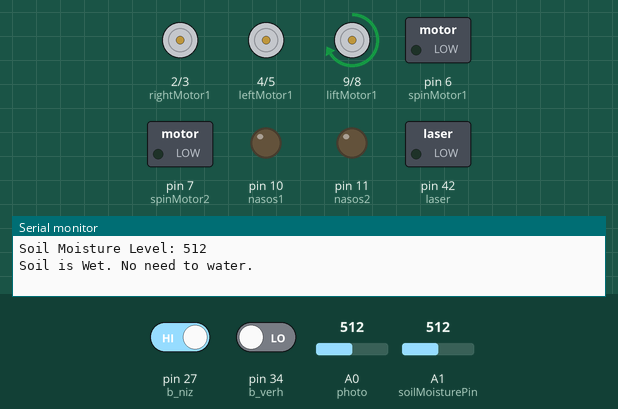
A sketch run on a simulated Arduino Mega 2560, built with avr-gcc and run on an emulated ATmega2560. Shown: motor-driver pin pairs drawn as motors (green arrow = first pin HIGH = forward, orange = second pin HIGH = backward, longer = more drive), switched loads named in the sketch (green lamp = pin HIGH), output pins drawn as LEDs (lit = HIGH), the last lines printed to the serial monitor. The test bench sets the inputs (shaded band); at power-on: pin 34 (b_verh) LOW, pin 27 (b_niz) HIGH, A1 (soilMoisturePin) = 512, A0 (photo) = 512.

Above: at 5.8 s.
5.9 s: pin 34 (b_verh) driven HIGH
At 8.1 s:
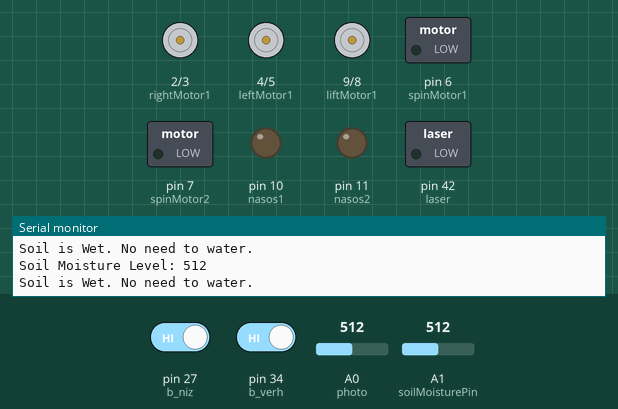
8.9 s: pin 34 (b_verh) driven LOW
At 11.65 s:
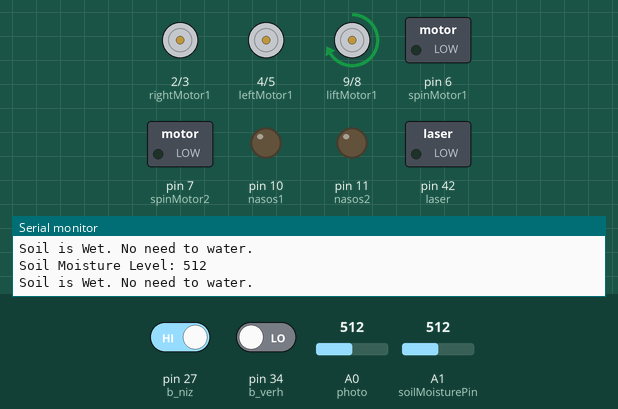
11.9 s: pin 27 (b_niz) driven LOW and pin 34 (b_verh) driven HIGH
At 12.7 s:
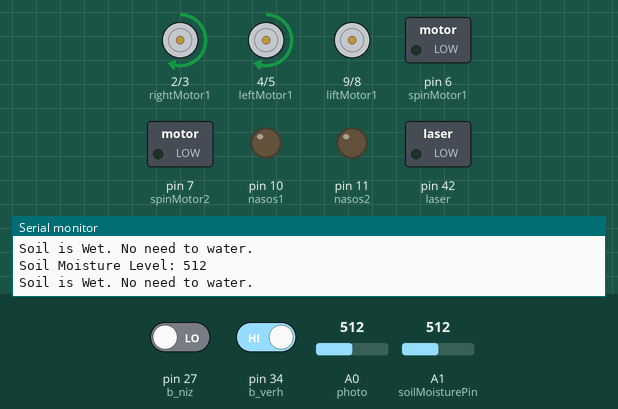
14.9 s: pin 27 (b_niz) driven HIGH
At 15.8 s:
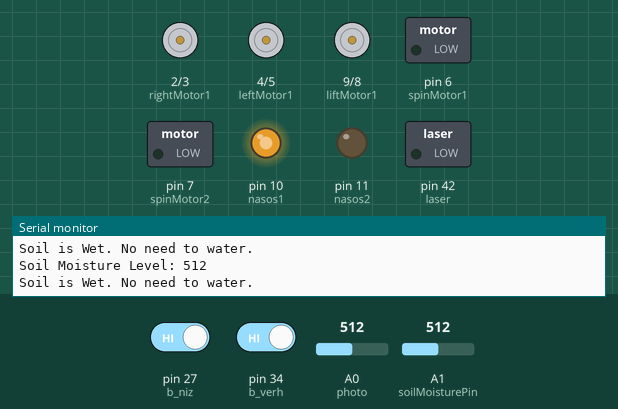
17.9 s: A1 (soilMoisturePin) set to 418
20.6 s: A1 (soilMoisturePin) set to 390
Timing chart, 0 to 23.4 s (numbered marks = the images above; inputs shaded):
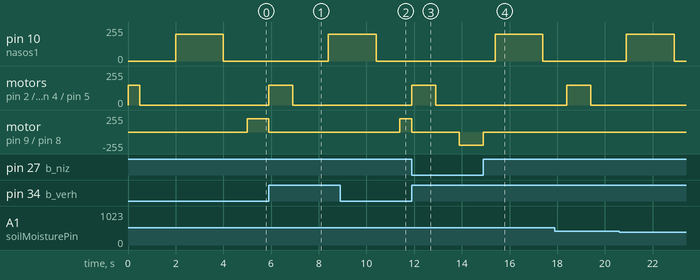

Measured:
- after the input at 5.9 s, pin 10 (nasos1): 0/255 → 200/255 after 2.5 s; motor on pin 2 (rightMotor1) / pin 3 (rightMotor2), motor on pin 4 (leftMotor1) / pin 5 (leftMotor2): stopped → forward 150/255 at once, → stopped 1.0 s later; motor on pin 9 (liftMotor1) / pin 8 (liftMotor2): forward 200/255 → stopped at once
- after the input at 8.9 s, motor on pin 2 (rightMotor1) / pin 3 (rightMotor2), motor on pin 4 (leftMotor1) / pin 5 (leftMotor2): stays stopped (without the input it goes to forward 150/255 after 2.5 s); motor on pin 9 (liftMotor1) / pin 8 (liftMotor2): stopped → forward 200/255 after 2.5 s
- after the input at 11.9 s, motor on pin 2 (rightMotor1) / pin 3 (rightMotor2), motor on pin 4 (leftMotor1) / pin 5 (leftMotor2): stopped → forward 150/255 at once, → stopped 1.0 s later; motor on pin 9 (liftMotor1) / pin 8 (liftMotor2): forward 200/255 → stopped at once, → backward 200/255 2.0 s later
- after the input at 14.9 s, pin 10 (nasos1): 0/255 → 200/255 after 0.50 s, → 0/255 2.0 s later; motor on pin 9 (liftMotor1) / pin 8 (liftMotor2): backward 200/255 → stopped at once

The sketch:

orken_robot.ino
```cpp
int b_niz = 27;
int b_verh = 34;

int leftMotor1 = 4;
int leftMotor2 = 5;
int rightMotor1 = 2;
int rightMotor2 = 3;

int spinMotor1 = 6;
int spinMotor2 = 7;

int liftMotor1 = 9;
int liftMotor2 = 8;

int nasos1 = 10;
int nasos2 = 11;

int laser = 42;
int photo = A0;
int v_photo = 0;

int soilMoisturePin = A1;
int soilMoistureValue = 0;
int moistureThreshold = 400;

int v_b_niz = 0;
int v_b_verh = 0;

void setup() {
  pinMode(b_niz, INPUT);
  pinMode(b_verh, INPUT);
  pinMode(photo, INPUT);

  pinMode(leftMotor1, OUTPUT);
  pinMode(leftMotor2, OUTPUT);
  pinMode(rightMotor1, OUTPUT);
  pinMode(rightMotor2, OUTPUT);

  pinMode(spinMotor1, OUTPUT);
  pinMode(spinMotor2, OUTPUT);

  pinMode(liftMotor1, OUTPUT);
  pinMode(liftMotor2, OUTPUT);

  pinMode(nasos1, OUTPUT);
  pinMode(nasos2, OUTPUT);

  pinMode(laser, OUTPUT);

  Serial.begin(9600);
}

void loop() {
  forward();
  delay(500);
  stopp();

  soilMoistureValue = analogRead(soilMoisturePin);
  Serial.print("Soil Moisture Level: ");
  Serial.println(soilMoistureValue);

 if (soilMoistureValue < moistureThreshold) {
    Serial.println("Soil is Dry. Watering the plant...");
    nasos();
  } else {
    Serial.println("Soil is Wet. No need to water.");
  }

  delay(1000);
  tpyba_niz();
  delay(500);
  plant();
  nasos();
  delay(2000);

  digitalWrite(nasos1, LOW);
  digitalWrite(nasos2, LOW);
  delay(1000);
  tpyba_verh();
  forward();
  delay(500);
}

void plant() {
  digitalWrite(laser, HIGH);
  v_photo = analogRead(photo);
  while (v_photo > 900) {
    v_photo = analogRead(photo);
    analogWrite(spinMotor1, 0);
    analogWrite(spinMotor2, 100);
  }
  analogWrite(spinMotor1, 0);
  analogWrite(spinMotor2, 0);
  digitalWrite(laser, LOW);
}

void nasos() {
  analogWrite(nasos1, 200);
  analogWrite(nasos2, 0);
}

void tpyba_niz() {
  v_b_niz = digitalRead(b_niz);
  while (v_b_niz == 0) {
    v_b_niz = digitalRead(b_niz);
    analogWrite(liftMotor1, 0);
    analogWrite(liftMotor2, 200);
  }
  analogWrite(liftMotor1, 0);
  analogWrite(liftMotor2, 0);
}

void tpyba_verh() {
  v_b_verh = digitalRead(b_verh);
  while (v_b_verh == 0) {
    v_b_verh = digitalRead(b_verh);
    analogWrite(liftMotor1, 200);
    analogWrite(liftMotor2, 0);
  }
  analogWrite(liftMotor1, 0);
  analogWrite(liftMotor2, 0);
}

void forward() {
  analogWrite(leftMotor1, 150);
  analogWrite(leftMotor2, 0);
  analogWrite(rightMotor1, 150);
  analogWrite(rightMotor2, 0);
}

void back() {
  analogWrite(leftMotor1, 0);
  analogWrite(leftMotor2, 150);
  analogWrite(rightMotor1, 0);
  analogWrite(rightMotor2, 150);
}

void turnLeft() {
  analogWrite(leftMotor1, 0);
  analogWrite(leftMotor2, 200);
  analogWrite(rightMotor1, 200);
  analogWrite(rightMotor2, 0);
}

void turnRight() {
  analogWrite(leftMotor1, 200);
  analogWrite(leftMotor2, 0);
  analogWrite(rightMotor1, 0);
  analogWrite(rightMotor2, 200);
}

void stopp() {
  analogWrite(leftMotor1, 0);
  analogWrite(leftMotor2, 0);
  analogWrite(rightMotor1, 0);
  analogWrite(rightMotor2, 0);
}
```
